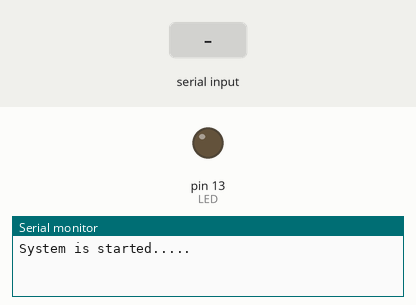
Simulated run of this sketch. Board: Arduino Uno, built with avr-gcc and run on an emulated ATmega328P. Parts: output pins drawn as LEDs (lit = HIGH), the last lines printed to the serial monitor. The test bench sets the inputs (shaded band).

Above: at 1.2 s.
1.3 s: "a" received over Serial
At 2.2 s:
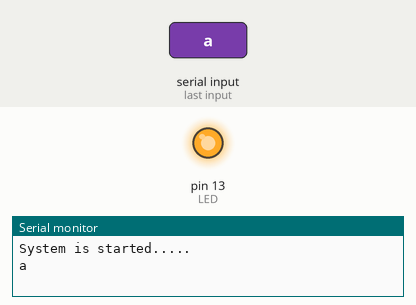
2.8 s: "b" received over Serial
At 3.3 s:
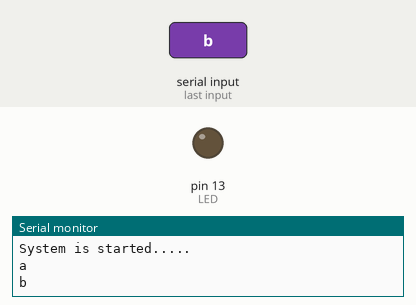
Timing chart, 0 to 5.8 s (numbered marks = the images above; inputs shaded):
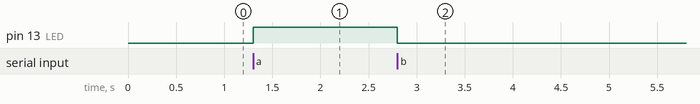

Measured:
- after the input at 1.3 s, pin 13 (LED): LOW → HIGH at once
- after the input at 2.8 s, pin 13 (LED): HIGH → LOW at once

The sketch:

BLUETOOTH_4.0_WITH_LED.ino
```cpp
#define LED 13
char data = 0;

void setup()
{
    pinMode(LED, OUTPUT);
    Serial.begin(9600);
    Serial.println("System is started.....");

}

void loop()
{

   if(Serial.available() > 0)
   {
      data = Serial.read();
      Serial.println(data);

      if(data == 'a')
      {
        digitalWrite(LED, HIGH);
      }
      else if(data =='b')
      {
        digitalWrite(LED, LOW);
      }
   }
 }
```
